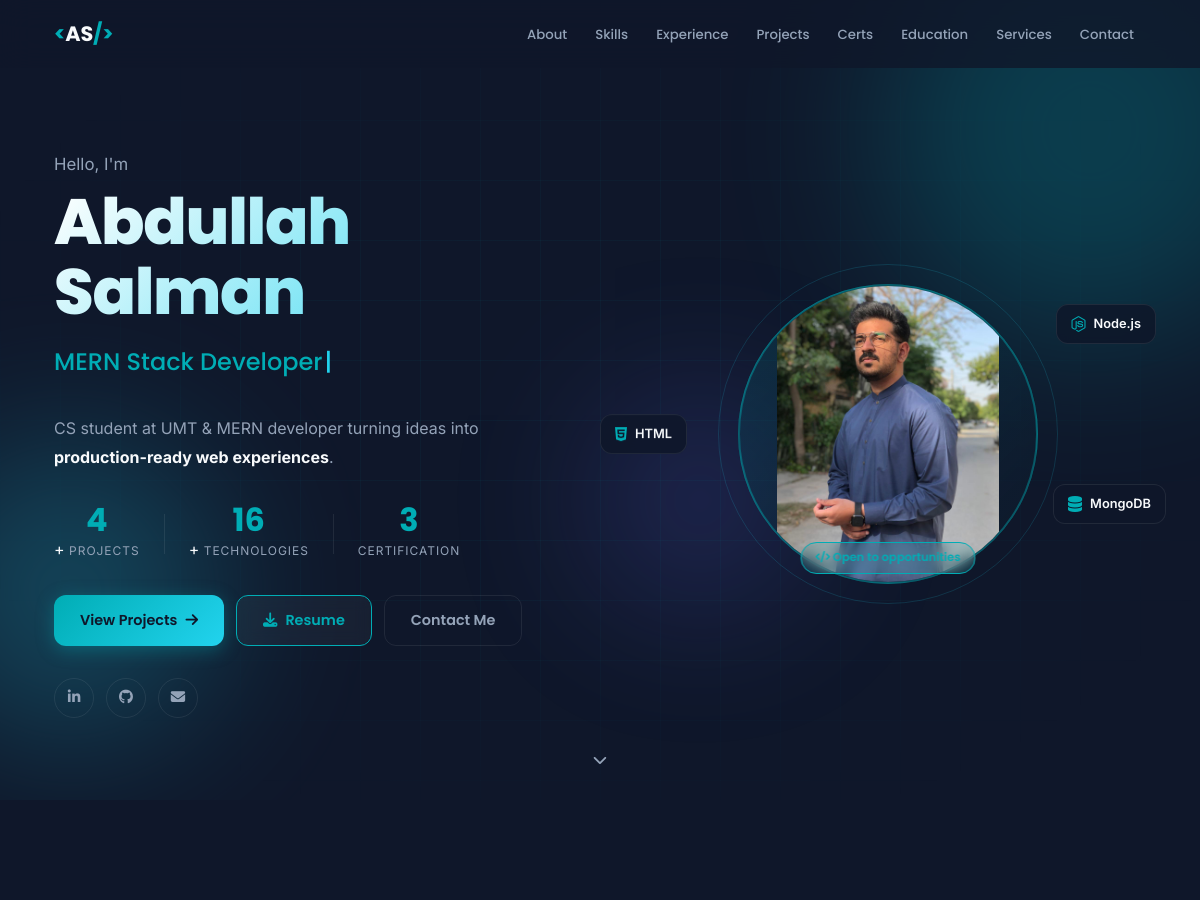
Before: / (upper part) with the older database file.
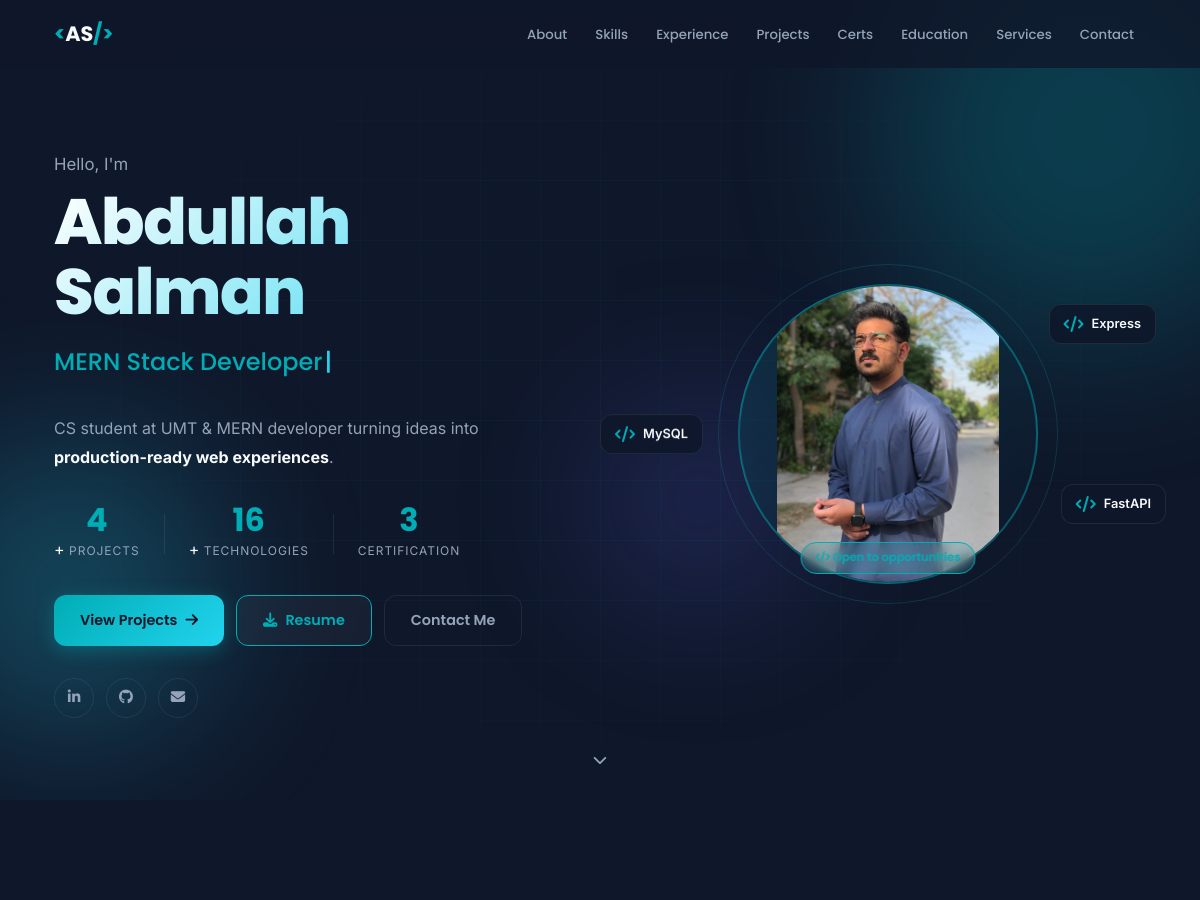
After: the same page with the newer database file.
### bio/models.py (models this page shows, shortened)
class Bio(models.Model):
    name = models.CharField(max_length=100)
    title = models.CharField(max_length=100)
    description = models.TextField()
    professional_title = models.CharField(max_length=120, blank=True)
    typing_text = models.TextField(
        blank=True,
        help_text="Enter one typing animation phrase per line.",
    )
    hero_tagline = models.TextField(blank=True)
    resume = models.FileField(upload_to='resumes/', blank=True, null=True)
    profile_image = models.ImageField(upload_to='profile/', blank=True, null=True)
    availability_text = models.CharField(max_length=120, blank=True)
    about_paragraph_1 = models.TextField(blank=True)
    about_paragraph_2 = models.TextField(blank=True)
    career_objective = models.TextField(blank=True)
    strengths = models.TextField(blank=True)
    short_description = models.TextField(blank=True)
    email = models.EmailField(blank=True)
    phone = models.CharField(max_length=30, blank=True)
    linkedin = models.URLField(blank=True)
    github = models.URLField(blank=True)
    location = models.CharField(max_length=120, blank=True)

### skills/models.py (models this page shows, shortened)
class Skill(models.Model):
    FRONTEND = 'Frontend'
    BACKEND = 'Backend'
    DATABASE = 'Database'
    TOOLS = 'Tools'
    CATEGORY_CHOICES = [
        (FRONTEND, 'Frontend'),
        (BACKEND, 'Backend'),
        (DATABASE, 'Database'),
        (TOOLS, 'Tools'),
    ]
    name = models.CharField(max_length=100)
    category = models.CharField(
        max_length=20,
        choices=CATEGORY_CHOICES,
        default=FRONTEND,
    )
    percentage = models.IntegerField(
        validators=[MinValueValidator(0), MaxValueValidator(100)],
    )
    icon = models.CharField(max_length=80, blank=True)
    display_order = models.PositiveIntegerField(default=0)
    class Meta:
        ordering = ['category', 'display_order', 'name']

### bio/views.py (the view)
# urls.py: 2. Add a URL to urlpatterns:  path('', views.home, name='home')
def home(request):
    bio = Bio.objects.first()
    education = Education.objects.all()
    skills = Skill.objects.all()
    projects = Project.objects.prefetch_related('technologies').all()
    experiences = Experience.objects.all()
    achievements = Achievement.objects.all()
    services = Service.objects.prefetch_related('features').all()
    category_icons = {
        Skill.FRONTEND: 'fas fa-paint-brush',
        Skill.BACKEND: 'fas fa-server',
        Skill.DATABASE: 'fas fa-database',
        Skill.TOOLS: 'fas fa-wrench',
    }
    skill_categories = []
    skills_list = list(skills)
    for category, label in Skill.CATEGORY_CHOICES:
        category_skills = [
            skill for skill in skills_list if skill.category == category
        ]
        if category_skills:
            skill_categories.append({
                'name': label,
                'value': category,
                'icon': category_icons.get(category, 'fas fa-code'),
                'skills': category_skills,
            })
    typing_roles = []
    if bio:
        typing_roles = [
            role.strip()
            for role in bio.typing_text.splitlines()
            if role.strip()
        ]
        if not typing_roles:
            typing_roles = [bio.professional_title or bio.title]
    context = {
        'bio': bio,
        'education': education,
        'current_education': education.first(),
        'skills': skills,
        'skill_categories': skill_categories,
        'projects': projects,
        'experiences': experiences,
        'achievements': achievements,
        'services': services,
        'typing_roles': typing_roles,
        'project_count': projects.count(),
        'technology_count': Technology.objects.count(),
        'achievement_count': achievements.count(),
        'linkedin_label': _display_url(bio.linkedin) if bio and bio.linkedin else '',
        'github_label': _display_url(bio.github) if bio and bio.github else '',
        'phone_href': _phone_href(bio.phone) if bio and bio.phone else '',
    }
    return render(request, 'home.html', context)

### bio/views.py (called while the page is built)
def _display_url(url):
    return url.replace('https://', '').replace('http://', '').rstrip('/')

def _phone_href(phone):
    return ''.join(char for char in phone if char.isdigit() or char == '+')

### templates/home.html (shortened to what this page needs)
{% load static %}
<!DOCTYPE html>
<html lang="en">
<head>
    <link rel="stylesheet" href="https://cdnjs.cloudflare.com/ajax/libs/font-awesome/6.5.0/css/all.min.css" />
    <link rel="stylesheet" href="{% static 'css/style.css' %}">
</head>
<body>
    <nav class="navbar" id="navbar" role="navigation" aria-label="Main navigation">
        <div class="nav-container">
            <a href="#hero" class="nav-logo" aria-label="{{ bio.name }} Home">
                <span class="logo-bracket">&lt;</span>AS<span class="logo-bracket">/&gt;</span>
            </a>
            <ul class="nav-links" id="navLinks" role="menubar">
                <li role="none"><a href="#about" role="menuitem" class="nav-link">About</a></li>
                <li role="none"><a href="#skills" role="menuitem" class="nav-link">Skills</a></li>
                <li role="none"><a href="#experience" role="menuitem" class="nav-link">Experience</a></li>
                <li role="none"><a href="#projects" role="menuitem" class="nav-link">Projects</a></li>
                <li role="none"><a href="#achievements" role="menuitem" class="nav-link">Certs</a></li>
                <li role="none"><a href="#education" role="menuitem" class="nav-link">Education</a></li>
                <li role="none"><a href="#services" role="menuitem" class="nav-link">Services</a></li>
                <li role="none"><a href="#contact" role="menuitem" class="nav-link">Contact</a></li>
            </ul>
        </div>
    </nav>
    <section class="hero" id="hero" aria-label="Introduction">
        <div class="hero-bg-orbs" aria-hidden="true">
            <div class="orb orb-1"></div>
            <div class="orb orb-2"></div>
            <div class="orb orb-3"></div>
        </div>
        <div class="hero-grid-lines" aria-hidden="true"></div>
        <div class="hero-container">
            <div class="hero-text">
                <p class="hero-greeting reveal-fade">Hello, I'm</p>
                <h1 class="hero-name reveal-up">{{ bio.name }}</h1>
                <h2 class="hero-title reveal-up" style="--delay:.1s">
                    <span class="typing-wrapper">
                        <span id="typingText"></span><span class="cursor" aria-hidden="true">|</span>
                    </span>
                </h2>
                <p class="hero-tagline reveal-up" style="--delay:.2s">
                    {{ bio.hero_tagline|safe }}
                </p>
                <div class="hero-stats reveal-up" style="--delay:.3s" aria-label="Quick stats">
                    <div class="stat">
                        <span class="stat-num" data-target="{{ project_count }}">0</span>+
                        <span class="stat-label">Projects</span>
                    </div>
                    <div class="stat">
                        <span class="stat-num" data-target="{{ technology_count }}">0</span>+
                        <span class="stat-label">Technologies</span>
                    </div>
                    <div class="stat">
                        <span class="stat-num" data-target="{{ achievement_count }}">0</span>
                        <span class="stat-label">Certification</span>
                    </div>
                </div>
                <div class="hero-buttons reveal-up" style="--delay:.4s">
                    <a href="#projects" class="btn btn-primary">View Projects <i class="fas fa-arrow-right"
                            aria-hidden="true"></i></a>
                    {% if bio.resume %}
                    <a href="{{ bio.resume.url }}" class="btn btn-secondary" download
                        aria-label="Download Resume PDF">
                        <i class="fas fa-download" aria-hidden="true"></i> Resume
                    </a>
                    {% endif %}
                    <a href="#contact" class="btn btn-ghost">Contact Me</a>
                </div>
                <div class="hero-socials reveal-up" style="--delay:.5s" aria-label="Social links">
                    {% if bio.linkedin %}
                    <a href="{{ bio.linkedin }}" target="_blank"
                        rel="noopener noreferrer" aria-label="LinkedIn"><i class="fab fa-linkedin-in"></i></a>
                    {% endif %}
                    {% if bio.github %}
                    <a href="{{ bio.github }}" target="_blank" rel="noopener noreferrer"
                        aria-label="GitHub"><i class="fab fa-github"></i></a>
                    {% endif %}
                    {% if bio.email %}
                    <a href="mailto:{{ bio.email }}" aria-label="Email"><i class="fas fa-envelope"></i></a>
                    {% endif %}
                </div>
            </div>
            <div class="hero-visual reveal-fade" style="--delay:.2s" aria-hidden="true">
                <div class="avatar-wrapper">
                    <div class="avatar-placeholder">
                        {% if bio.profile_image %}
                        <img src="{{ bio.profile_image.url }}" alt="{{ bio.name }}" />
                        {% endif %}
                    </div>
                    <div class="avatar-badge">
                        <i class="fas fa-code"></i> {{ bio.availability_text }}
                    </div>
                </div>
                {% for skill in skills|slice:":3" %}
                <div class="floating-card {% cycle 'card-react' 'card-node' 'card-mongo' %}">
                    <i class="{{ skill.icon|default:'fas fa-code' }}{% if forloop.first %} spin-slow{% endif %}"></i> {{ skill.name }}
                </div>
                {% endfor %}
            </div>
        </div>
        <a href="#about" class="hero-scroll-cue" aria-label="Scroll to about section">
            <i class="fas fa-chevron-down"></i>
        </a>
    </section>
    <section class="section about-section" id="about" aria-labelledby="about-heading">
    </section>
</body>
</html>

Changed rows visible on the page:
no longer on this page (row unchanged): Skill: name "Node.js"
no longer on this page (row unchanged): Skill: name "MongoDB"
no longer on this page (row unchanged): Skill: name "HTML"
added Skill: name "Express"
added Skill: name "FastAPI"
added Skill: name "MySQL"
